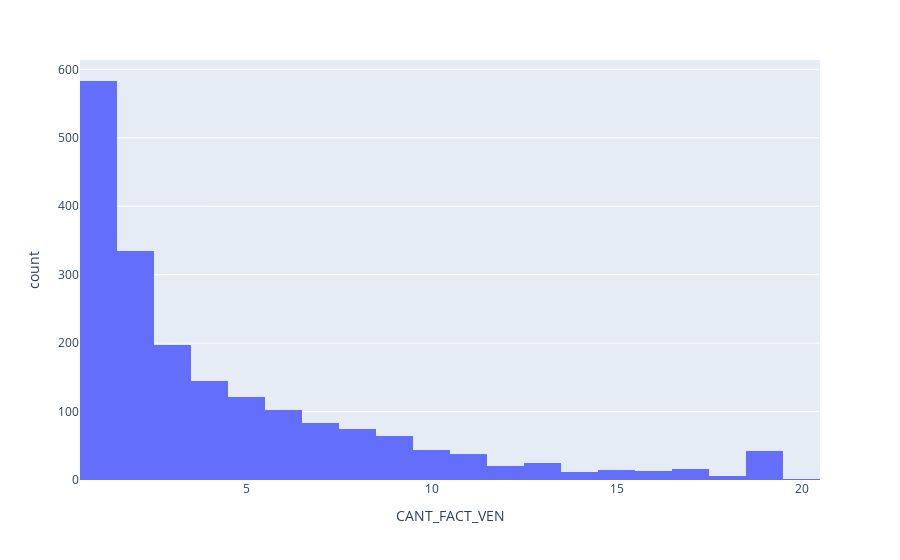

Notebook code for this chart:
### Code cell
import plotly.express as px
fig = px.histogram(df2, x='CANT_FACT_VEN')
fig.show()

### Figure 1 — Plotly figure (JSON) as saved in the notebook; plotly's stock layout.template omitted (floating-point values rounded to 4 significant figures; data arrays with more than 128 entries replaced by an {"elided": "..."} marker saying what was removed)
{"data": [{"alignmentgroup": "True", "bingroup": "x", "hovertemplate": "CANT_FACT_VEN=%{x}<br>count=%{y}<extra></extra>", "legendgroup": "", "marker": {"color": "#636efa", "pattern": {"shape": ""}}, "name": "", "offsetgroup": "", "orientation": "v", "showlegend": false, "type": "histogram", "x": {"elided": "1939 int values"}, "xaxis": "x", "yaxis": "y"}], "layout": {"autosize": true, "barmode": "relative", "legend": {"tracegroupgap": 0}, "margin": {"t": 60}, "xaxis": {"anchor": "y", "autorange": true, "domain": [0, 1], "range": [0.5, 20.5], "title": {"text": "CANT_FACT_VEN"}, "type": "linear"}, "yaxis": {"anchor": "x", "autorange": true, "domain": [0, 1], "range": [0, 613.7], "title": {"text": "count"}}}}
